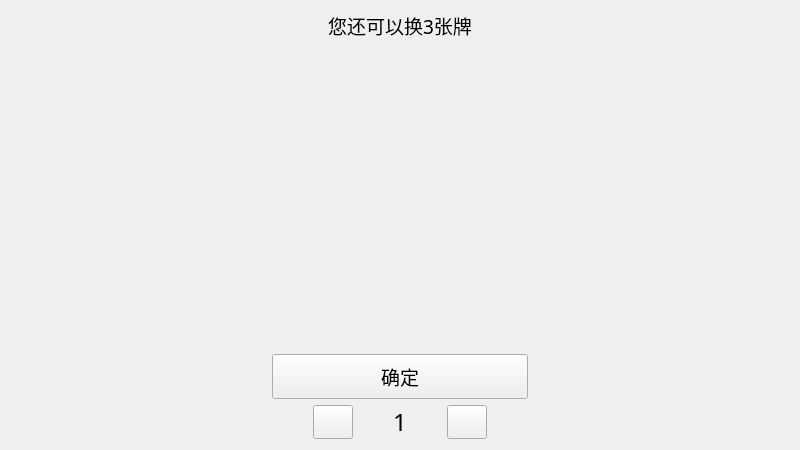
<?xml version="1.0" encoding="UTF-8"?>
<ui version="4.0">
 <class>SwitchHandCard</class>
 <widget class="QWidget" name="SwitchHandCard">
  <property name="geometry">
   <rect>
    <x>0</x>
    <y>0</y>
    <width>800</width>
    <height>450</height>
   </rect>
  </property>
  <property name="windowTitle">
   <string>Form</string>
  </property>
  <layout class="QGridLayout" name="gridLayout">
   <item row="3" column="1">
    <widget class="QPushButton" name="pushButton">
     <property name="minimumSize">
      <size>
       <width>0</width>
       <height>45</height>
      </size>
     </property>
     <property name="font">
      <font>
       <family>微软雅黑</family>
       <pointsize>14</pointsize>
      </font>
     </property>
     <property name="text">
      <string>确定</string>
     </property>
    </widget>
   </item>
   <item row="2" column="1">
    <widget class="QLabel" name="label_3">
     <property name="font">
      <font>
       <family>微软雅黑</family>
       <pointsize>14</pointsize>
      </font>
     </property>
     <property name="text">
      <string/>
     </property>
     <property name="alignment">
      <set>Qt::AlignCenter</set>
     </property>
    </widget>
   </item>
   <item row="2" column="0">
    <widget class="QLabel" name="label_2">
     <property name="font">
      <font>
       <family>微软雅黑</family>
       <pointsize>14</pointsize>
      </font>
     </property>
     <property name="text">
      <string/>
     </property>
     <property name="alignment">
      <set>Qt::AlignCenter</set>
     </property>
    </widget>
   </item>
   <item row="2" column="2">
    <widget class="QLabel" name="label_4">
     <property name="font">
      <font>
       <family>微软雅黑</family>
       <pointsize>14</pointsize>
      </font>
     </property>
     <property name="text">
      <string/>
     </property>
     <property name="alignment">
      <set>Qt::AlignCenter</set>
     </property>
    </widget>
   </item>
   <item row="1" column="0">
    <widget class="QWidget" name="widget" native="true">
     <property name="sizePolicy">
      <sizepolicy hsizetype="Expanding" vsizetype="Expanding">
       <horstretch>0</horstretch>
       <verstretch>0</verstretch>
      </sizepolicy>
     </property>
    </widget>
   </item>
   <item row="1" column="1">
    <widget class="QWidget" name="widget_2" native="true">
     <property name="sizePolicy">
      <sizepolicy hsizetype="Expanding" vsizetype="Expanding">
       <horstretch>0</horstretch>
       <verstretch>0</verstretch>
      </sizepolicy>
     </property>
    </widget>
   </item>
   <item row="1" column="2">
    <widget class="QWidget" name="widget_3" native="true">
     <property name="sizePolicy">
      <sizepolicy hsizetype="Expanding" vsizetype="Expanding">
       <horstretch>0</horstretch>
       <verstretch>0</verstretch>
      </sizepolicy>
     </property>
    </widget>
   </item>
   <item row="4" column="0" colspan="3">
    <layout class="QHBoxLayout" name="horizontalLayout_2">
     <property name="spacing">
      <number>0</number>
     </property>
     <property name="sizeConstraint">
      <enum>QLayout::SetFixedSize</enum>
     </property>
     <item>
      <spacer name="horizontalSpacer">
       <property name="orientation">
        <enum>Qt::Horizontal</enum>
       </property>
       <property name="sizeHint" stdset="0">
        <size>
         <width>40</width>
         <height>20</height>
        </size>
       </property>
      </spacer>
     </item>
     <item>
      <widget class="QPushButton" name="pushButton_l">
       <property name="maximumSize">
        <size>
         <width>40</width>
         <height>40</height>
        </size>
       </property>
       <property name="text">
        <string/>
       </property>
      </widget>
     </item>
     <item>
      <spacer name="horizontalSpacer_4">
       <property name="orientation">
        <enum>Qt::Horizontal</enum>
       </property>
       <property name="sizeType">
        <enum>QSizePolicy::Fixed</enum>
       </property>
       <property name="sizeHint" stdset="0">
        <size>
         <width>40</width>
         <height>20</height>
        </size>
       </property>
      </spacer>
     </item>
     <item>
      <widget class="QLabel" name="label">
       <property name="font">
        <font>
         <family>微软雅黑</family>
         <pointsize>18</pointsize>
         <weight>50</weight>
         <bold>false</bold>
        </font>
       </property>
       <property name="text">
        <string>1</string>
       </property>
      </widget>
     </item>
     <item>
      <spacer name="horizontalSpacer_2">
       <property name="orientation">
        <enum>Qt::Horizontal</enum>
       </property>
       <property name="sizeType">
        <enum>QSizePolicy::Fixed</enum>
       </property>
       <property name="sizeHint" stdset="0">
        <size>
         <width>40</width>
         <height>20</height>
        </size>
       </property>
      </spacer>
     </item>
     <item>
      <widget class="QPushButton" name="pushButton_r">
       <property name="sizePolicy">
        <sizepolicy hsizetype="Fixed" vsizetype="Fixed">
         <horstretch>0</horstretch>
         <verstretch>0</verstretch>
        </sizepolicy>
       </property>
       <property name="maximumSize">
        <size>
         <width>40</width>
         <height>40</height>
        </size>
       </property>
       <property name="text">
        <string/>
       </property>
      </widget>
     </item>
     <item>
      <spacer name="horizontalSpacer_3">
       <property name="orientation">
        <enum>Qt::Horizontal</enum>
       </property>
       <property name="sizeHint" stdset="0">
        <size>
         <width>40</width>
         <height>20</height>
        </size>
       </property>
      </spacer>
     </item>
    </layout>
   </item>
   <item row="0" column="0" colspan="3">
    <widget class="QLabel" name="label_5">
     <property name="font">
      <font>
       <family>微软雅黑</family>
       <pointsize>14</pointsize>
      </font>
     </property>
     <property name="text">
      <string>您还可以换3张牌</string>
     </property>
     <property name="alignment">
      <set>Qt::AlignCenter</set>
     </property>
    </widget>
   </item>
  </layout>
 </widget>
 <resources/>
 <connections/>
</ui>
